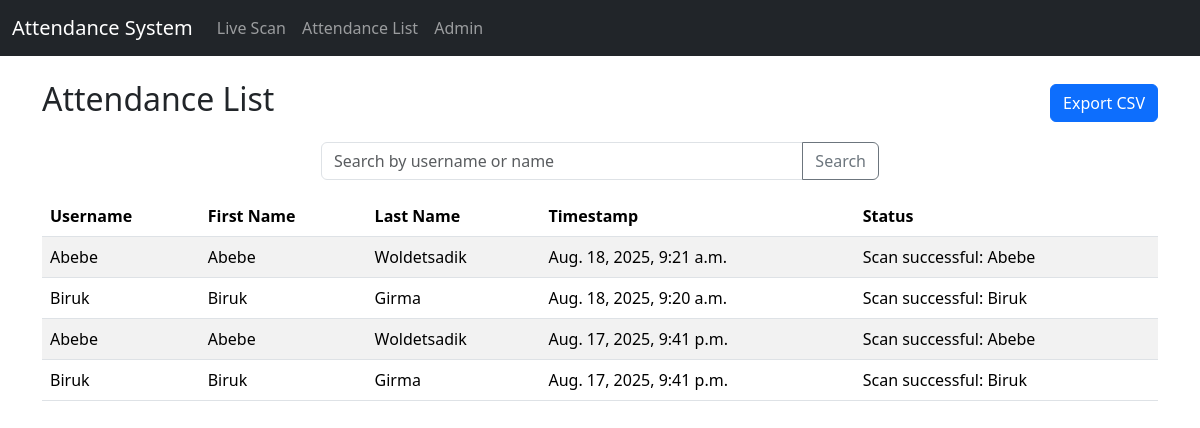
Page /list/ on the committed database.
### attendance/models.py (models this page shows, shortened)
class Attendance(models.Model):
    user = models.ForeignKey(
        User, on_delete=models.CASCADE, null=True, blank=True)
    timestamp = models.DateTimeField(auto_now_add=True)
    status = models.CharField(max_length=100)  # store status text

### attendance/views.py (the view)
# urls.py: path('list/', views.attendance_list, name='attendance_list'),
def attendance_list(request):
    query = request.GET.get('q', '')
    attendances = Attendance.objects.order_by('-timestamp')  # all records
    if query:
        attendances = attendances.filter(
            Q(status__icontains=query)
        )
    return render(request, "attendance/list.html", {"attendances": attendances})

### attendance/templates/attendance/list.html (shortened to what this page needs)
{% extends "base.html" %}
{% block content %}
<div class="d-flex justify-content-between align-items-center mb-3">
    <h2>Attendance List</h2>
    <a href="{% url 'attendance_export_csv' %}" class="btn btn-primary">
        Export CSV
    </a>
</div>
<div class="d-flex justify-content-center">
    <form action="" method="get" class="mb-3 w-50 d-flex justify-content-center">
        <div class="input-group">
            <input type="text" name="q" class="form-control" placeholder="Search by username or name"
                value="{{ request.GET.q }}">
            <button class="btn btn-outline-secondary" type="submit">Search</button>
        </div>
    </form>
</div>
<table class="table table-striped">
    <thead>
        <tr>
            <th>Username</th>
            <th>First Name</th>
            <th>Last Name</th>
            <th>Timestamp</th>
            <th>Status</th>
        </tr>
    </thead>
    <tbody>
        {% for record in attendances %}
        <tr>
            <td>{% if record.user %}{{ record.user.username }}{% else %}Unknown{% endif %}</td>
            <td>{% if record.user %}{{ record.user.first_name }}{% else %}-{% endif %}</td>
            <td>{% if record.user %}{{ record.user.last_name }}{% else %}-{% endif %}</td>
            <td>{{ record.timestamp }}</td>
            <td>{{ record.status }}</td>
        </tr>
        {% endfor %}
    </tbody>
</table>
{% endblock %}

### rows in the picture
Attendance: user.username "Abebe", user.first_name "Abebe", user.last_name "Woldetsadik", timestamp "Aug. 18, 2025, 9:21 a.m.", status "Scan successful: Abebe"
Attendance: user.username "Biruk", user.first_name "Biruk", user.last_name "Girma", timestamp "Aug. 18, 2025, 9:20 a.m.", status "Scan successful: Biruk"
Attendance: user.username "Abebe", user.first_name "Abebe", user.last_name "Woldetsadik", timestamp "Aug. 17, 2025, 9:41 p.m.", status "Scan successful: Abebe"
Attendance: user.username "Biruk", user.first_name "Biruk", user.last_name "Girma", timestamp "Aug. 17, 2025, 9:41 p.m.", status "Scan successful: Biruk"
